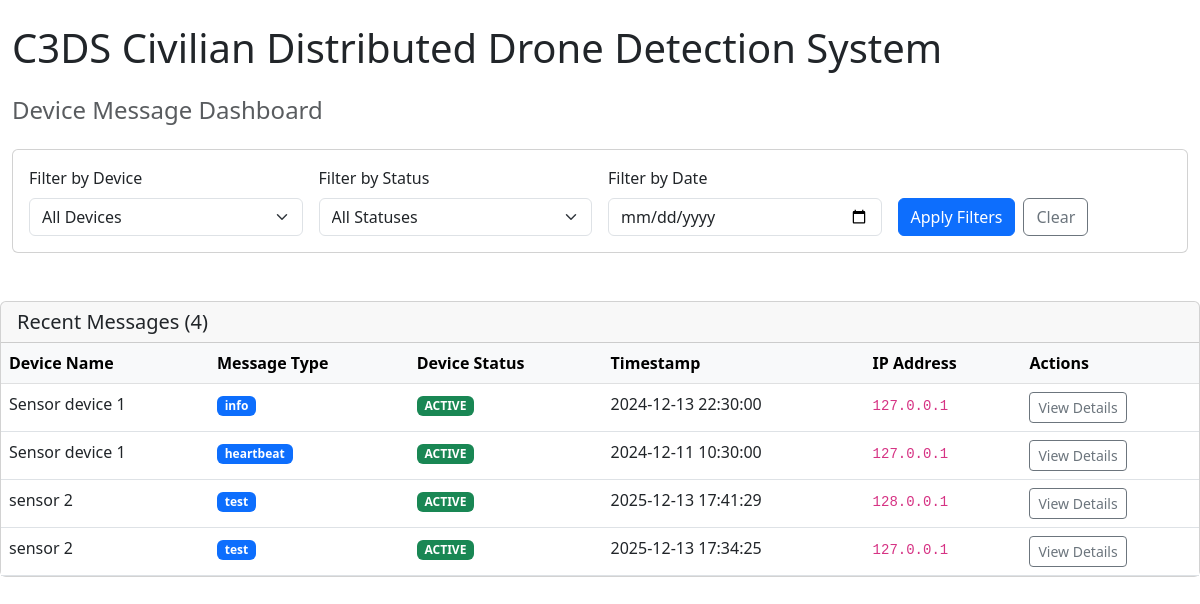
Before: / with the older database file.
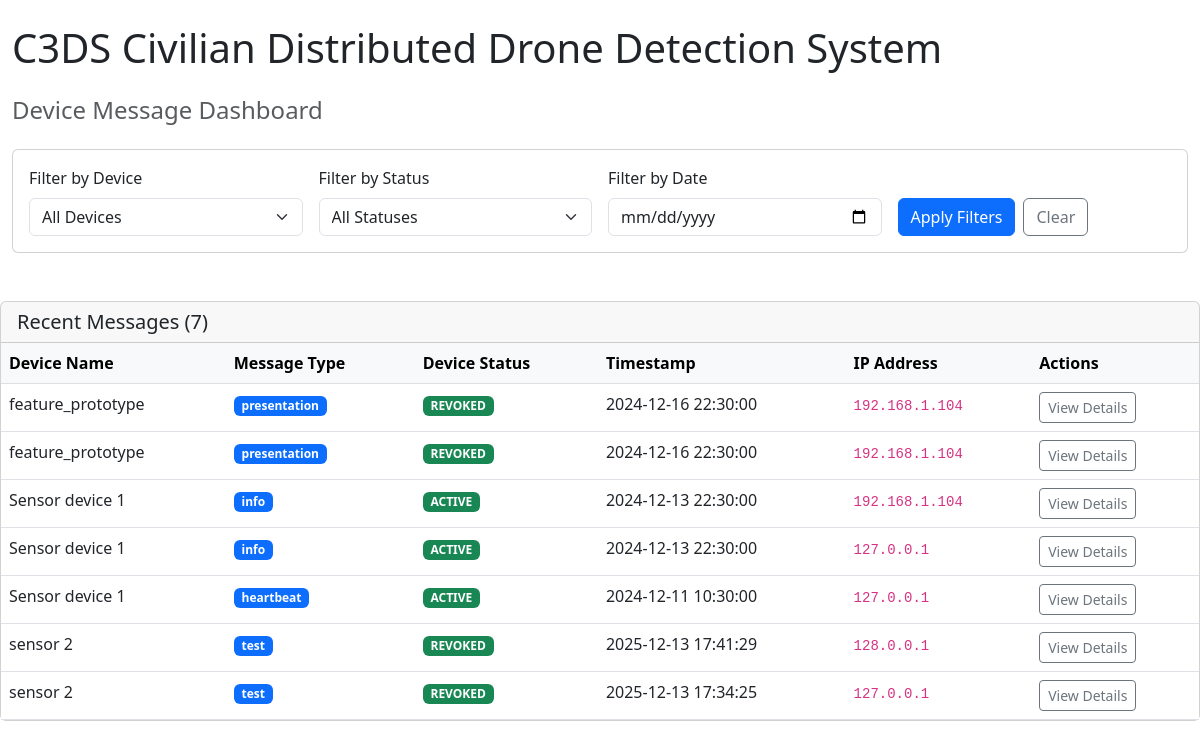
After: the same page with the newer database file.
### apps/data_processing/models.py (models this page shows, shortened)
class DeviceMessage(models.Model):
    device = models.ForeignKey(
        Device,
        on_delete=models.CASCADE,
        related_name='messages',
        db_index=True
    )
    message_type = models.CharField(max_length=50)
    timestamp = models.DateTimeField(db_index=True)
    data = models.JSONField(default=dict)
    recieved_at = models.DateTimeField(auto_now_add=True)
    ip_address = models.GenericIPAddressField(null=True, blank=True)
    certificate_serial = models.CharField(max_length=40, null=True, blank=True)
    class Meta:
        ordering = ['-recieved_at']
        verbose_name = 'Device Message'
        verbose_name_plural = 'Device Messages'

### apps/device_management/models.py (models this page shows, shortened)
class Device(models.Model):
    id = models.UUIDField(
        primary_key=True,
        default=uuid.uuid4,
        editable=False
    )
    name = models.CharField(
        max_length=255,
        help_text="Friendly name for the device (e.g., 'Sensor-Vilnius-001')"
    )
    status = models.CharField(
        max_length=20,
        choices=DeviceStatus.choices,
        default=DeviceStatus.PENDING
    )
    """
    SQLite couldn't nadle the BigIntegerField well, so we comment it out for now and
    replaced it with CharField to store serial number as hex string.
    Once PostgreSQL is used, we can switch back to BigIntegerField.
    """
    certificate_serial = models.CharField(
        max_length=40,  # Hex representation of serial number
        unique=True,
        null=True,
        blank=True,
        help_text="X.509 certificate serial number (hex)"
    )
    certificate_expiry = models.DateTimeField(
        null=True,
        blank=True,
        help_text="Certificate expiration date"
    )
    certificate_pem = models.TextField(
        null=True,
        blank=True,
        help_text="PEM-encoded certificate"
    )
    created_at = models.DateTimeField(auto_now_add=True)
    updated_at = models.DateTimeField(auto_now=True)
    created_by = models.ForeignKey(
        User,
        on_delete=models.SET_NULL,
        null=True,
        related_name='created_devices'
    )
    class Meta:
        ordering = ['-created_at']
        verbose_name = "Device"
        verbose_name_plural = "Devices"

### apps/dashboard/views.py (the view)
# urls.py: path('', views.dashboard_view, name='index'),
def dashboard_view(request):
    messages = DeviceMessage.objects.select_related('device').all()
    device_filter = request.GET.get('device')
    if device_filter:
        messages = messages.filter(device_id=device_filter)
    status_filter = request.GET.get('status')
    if status_filter:
        messages = messages.filter(device__status=status_filter)
    date_filter = request.GET.get('date')
    if date_filter:
        messages = messages.filter(timestamp__date=date_filter)
    devices = Device.objects.all()
    context = {
        'messages': messages,
        'devices': devices,
    }
    return render(request, 'dashboard/index.html', context)

### apps/dashboard/templates/dashboard/index.html (shortened to what this page needs)
<!DOCTYPE html>
<html lang="en">
<head>
    <link href="https://cdn.jsdelivr.net/npm/bootstrap@5.3.0/dist/css/bootstrap.min.css" rel="stylesheet">
</head>
<body>
    <div class="container-fluid py-4">
        <h1 class="mb-4">C3DS Civilian Distributed Drone Detection System</h1>
        <h2 class="h4 text-muted mb-4">Device Message Dashboard</h2>
        <div class="card mb-4">
            <div class="card-body">
                <form method="GET" class="row g-3">
                    <div class="col-md-3">
                        <label for="device-filter" class="form-label">Filter by Device</label>
                        <select name="device" id="device-filter" class="form-select">
                            <option value="">All Devices</option>
                        </select>
                    </div>
                    <div class="col-md-3">
                        <label for="status-filter" class="form-label">Filter by Status</label>
                        <select name="status" id="status-filter" class="form-select">
                            <option value="">All Statuses</option>
                        </select>
                    </div>
                    <div class="col-md-3">
                        <label for="date-filter" class="form-label">Filter by Date</label>
                        <input type="date" name="date" id="date-filter" class="form-control"
                            value="{{ request.GET.date }}">
                    </div>
                    <div class="col-md-3 d-flex align-items-end">
                        <button type="submit" class="btn btn-primary me-2">Apply Filters</button>
                        <a href="?" class="btn btn-outline-secondary">Clear</a>
                    </div>
                </form>
            </div>
        </div>
    </div>
    <div class="card">
        <div class="card-header">
            <h5 class="mb-0">Recent Messages ({{ messages.count }})</h5>
        </div>
        <div class="card-body p-0">
            <div class="table-responsive">
                <table class="table table-hover mb-0">
                    <thead class="table-light">
                        <tr>
                            <th>Device Name</th>
                            <th>Message Type</th>
                            <th>Device Status</th>
                            <th>Timestamp</th>
                            <th>IP Address</th>
                            <th>Actions</th>
                        </tr>
                    </thead>
                    <tbody>
                        {% for message in messages %}
                        <tr>
                            <td>{{ message.device.name }}</td>
                            <td><span class="badge bg-primary">{{ message.message_type }}</span></td>
                            <td><span class="badge bg-success">{{ message.device.status }}</span></td>
                            <td>{{ message.timestamp|date:"Y-m-d H:i:s" }}</td>
                            <td><code>{{ message.ip_address }}</code></td>
                            <td>
                                <button class="btn btn-sm btn-outline-secondary"
                                    onclick="toggleDetails('details-{{ message.id }}')">
                                    View Details
                                </button>
                            </td>
                        </tr>
                        {% empty %}
                        <tr>
                            <td colspan="6" class="text-center text-muted py-4">
                                No messages received yet
                            </td>
                        </tr>
                        {% endfor %}
                    </tbody>
                </table>
            </div>
        </div>
    </div>
</body>
</html>

Changed rows visible on the page:
added DeviceMessage: device.name "feature_prototype", message_type "presentation", device.status "REVOKED", timestamp "2024-12-16 22:30:00", ip_address "192.168.1.104"
added DeviceMessage: device.name "feature_prototype", message_type "presentation", device.status "REVOKED", timestamp "2024-12-16 22:30:00", ip_address "192.168.1.104"
added DeviceMessage: device.name "Sensor device 1", message_type "info", device.status "ACTIVE", timestamp "2024-12-13 22:30:00", ip_address "192.168.1.104"
changed through a linked row, DeviceMessage (number 6 of 7 on the later page): device.status "ACTIVE" → "REVOKED"
changed through a linked row, DeviceMessage (number 7 of 7 on the later page): device.status "ACTIVE" → "REVOKED"
Other visible differences:
{{ messages.count }}: "4" → "7"
